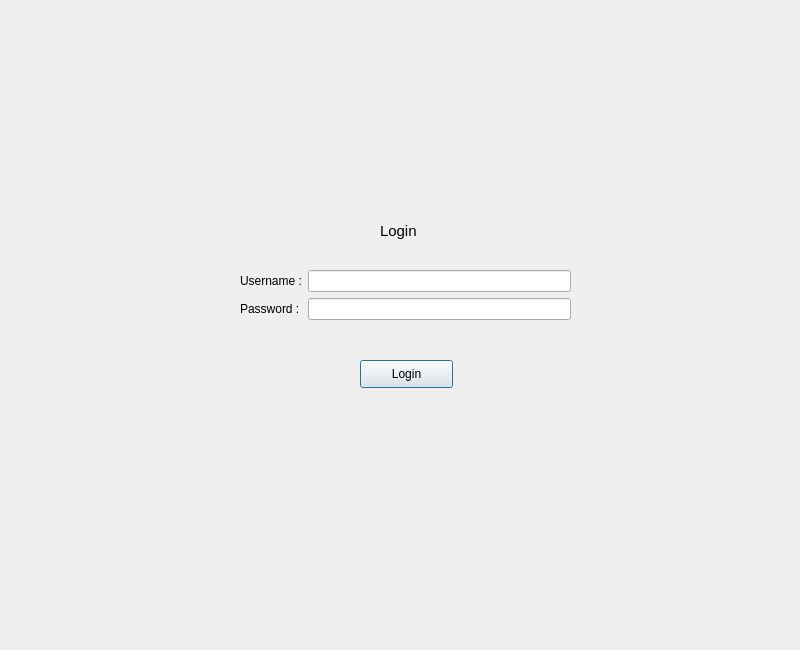
<?xml version="1.0" encoding="UTF-8"?>
<ui version="4.0">
 <class>Dialog</class>
 <widget class="QDialog" name="Dialog">
  <property name="enabled">
   <bool>true</bool>
  </property>
  <property name="geometry">
   <rect>
    <x>0</x>
    <y>0</y>
    <width>800</width>
    <height>650</height>
   </rect>
  </property>
  <property name="font">
   <font>
    <pointsize>9</pointsize>
   </font>
  </property>
  <property name="windowTitle">
   <string>Dialog</string>
  </property>
  <widget class="QWidget" name="formLayoutWidget">
   <property name="geometry">
    <rect>
     <x>240</x>
     <y>270</y>
     <width>331</width>
     <height>61</height>
    </rect>
   </property>
   <layout class="QFormLayout" name="formLayout">
    <item row="0" column="0">
     <widget class="QLabel" name="label_4">
      <property name="font">
       <font>
        <pointsize>9</pointsize>
       </font>
      </property>
      <property name="text">
       <string>Username :</string>
      </property>
     </widget>
    </item>
    <item row="0" column="1">
     <widget class="QLineEdit" name="username_edit">
      <property name="enabled">
       <bool>true</bool>
      </property>
      <property name="sizeIncrement">
       <size>
        <width>10</width>
        <height>10</height>
       </size>
      </property>
      <property name="baseSize">
       <size>
        <width>0</width>
        <height>30</height>
       </size>
      </property>
      <property name="font">
       <font>
        <pointsize>9</pointsize>
       </font>
      </property>
     </widget>
    </item>
    <item row="1" column="0">
     <widget class="QLabel" name="label_5">
      <property name="font">
       <font>
        <pointsize>9</pointsize>
       </font>
      </property>
      <property name="text">
       <string>Password :</string>
      </property>
     </widget>
    </item>
    <item row="1" column="1">
     <widget class="QLineEdit" name="password_edit">
      <property name="font">
       <font>
        <pointsize>9</pointsize>
       </font>
      </property>
      <property name="echoMode">
       <enum>QLineEdit::Password</enum>
      </property>
     </widget>
    </item>
   </layout>
  </widget>
  <widget class="QPushButton" name="login_button">
   <property name="geometry">
    <rect>
     <x>360</x>
     <y>360</y>
     <width>93</width>
     <height>28</height>
    </rect>
   </property>
   <property name="text">
    <string>Login</string>
   </property>
  </widget>
  <widget class="QLabel" name="label">
   <property name="geometry">
    <rect>
     <x>380</x>
     <y>220</y>
     <width>131</width>
     <height>21</height>
    </rect>
   </property>
   <property name="font">
    <font>
     <pointsize>11</pointsize>
    </font>
   </property>
   <property name="text">
    <string>Login</string>
   </property>
  </widget>
 </widget>
 <tabstops>
  <tabstop>username_edit</tabstop>
  <tabstop>password_edit</tabstop>
  <tabstop>login_button</tabstop>
 </tabstops>
 <resources/>
 <connections>
  <connection>
   <sender>username_edit</sender>
   <signal>textChanged(QString)</signal>
   <receiver>Dialog</receiver>
   <slot>accept()</slot>
   <hints>
    <hint type="sourcelabel">
     <x>435</x>
     <y>274</y>
    </hint>
    <hint type="destinationlabel">
     <x>659</x>
     <y>269</y>
    </hint>
   </hints>
  </connection>
  <connection>
   <sender>password_edit</sender>
   <signal>textChanged(QString)</signal>
   <receiver>Dialog</receiver>
   <slot>open()</slot>
   <hints>
    <hint type="sourcelabel">
     <x>544</x>
     <y>312</y>
    </hint>
    <hint type="destinationlabel">
     <x>446</x>
     <y>346</y>
    </hint>
   </hints>
  </connection>
  <connection>
   <sender>login_button</sender>
   <signal>clicked()</signal>
   <receiver>Dialog</receiver>
   <slot>accept()</slot>
   <hints>
    <hint type="sourcelabel">
     <x>439</x>
     <y>377</y>
    </hint>
    <hint type="destinationlabel">
     <x>549</x>
     <y>413</y>
    </hint>
   </hints>
  </connection>
 </connections>
</ui>
